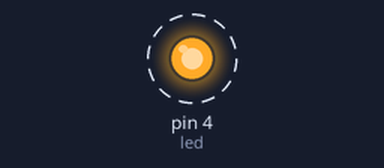
Simulated run of this sketch. Board: Arduino Uno, built with avr-gcc and run on an emulated ATmega328P. Parts: output pins drawn as LEDs (lit = HIGH). Dashed ring = blinking. What the sketch prints to the serial monitor is not drawn.

Above: at 0.5 s.
Timing chart, 0 to 4.6 s (numbered marks = the images above):
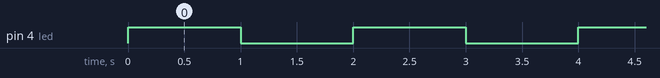

The sketch:

mir_led.ino
```cpp
int led = 4;

void setup()
{
 pinMode(led, OUTPUT);
  Serial.begin(9600);
}

void loop()
{
 digitalWrite(led, HIGH);
 Serial.println("Hello");
 delay(1000);
 digitalWrite(led, LOW);
 delay(1000);
}
```

Measured:
- by itself, pin 4 (led): alternates HIGH for 1.0 s and LOW for 1.0 s
